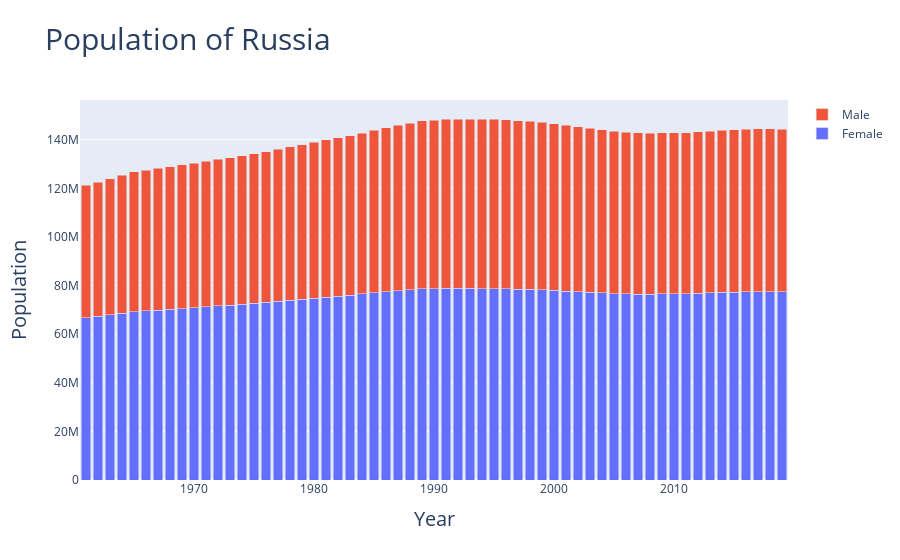

The cell this chart's notebook holds for it:
### Code cell
russia_fe_population = [66796030.0, 67403904.0, 68022910.0, 68657512.0, 69309485.0, 69600772.0, 69903772.0, 70218208.0, 
                        70544418.0, 70882181.0, 71236341.0, 71600962.0, 71971605.0, 72338525.0, 72697052.0, 73138343.0, 
                        73570204.0, 73997784.0, 74428151.0, 74871110.0, 75293024.0, 75693627.0, 76073678.0, 76569238.0, 
                        77069777.0, 77512558.0, 77931654.0, 78313902.0, 78662015.0, 78703457.0, 78863097.0, 78895470.0, 
                        78828710.0, 78791977.0, 78776519.0, 78673971.0, 78567094.0, 78471510.0, 78275119.0, 78003730.0, 
                        77741908.0, 77462311.0, 77192724.0, 76961036.0, 76738888.0, 76548836.0, 76469027.0, 76477539.0, 
                        76535797.0, 76600057.0, 76684367.0, 76832143.0, 77008973.0, 77184758.0, 77337012.0, 77468056.0, 
                        77546481.0, 77529366.0, 77465163.0
                       ]

russia_ma_population = [54439970.0, 55187096.0, 55937090.0, 56687488.0, 57435515.0, 57867228.0, 58292228.0, 58709792.0, 
                        59119582.0, 59521819.0, 59918659.0, 60308038.0, 60697395.0, 61093475.0, 61502948.0, 62008657.0, 
                        62529796.0, 63062216.0, 63598849.0, 64138890.0, 64647976.0, 65129373.0, 65594322.0, 66175762.0, 
                        66788223.0, 67381442.0, 67976346.0, 68543098.0, 69058985.0, 69265950.0, 69531119.0, 69642727.0, 
                        69630067.0, 69615935.0, 69599268.0, 69486158.0, 69348267.0, 69199274.0, 68939657.0, 68593139.0, 
                        68234574.0, 67844186.0, 67455894.0, 67106280.0, 66779926.0, 66500801.0, 66336087.0, 66264827.0, 
                        66249552.0, 66249411.0, 66276541.0, 66369578.0, 66498022.0, 66634908.0, 66759858.0, 66874340.0, 
                        66950259.0, 66948494.0, 66908372.0
]

fig5 = go.Figure(go.Bar(x=x, y=russia_fe_population, name='Female'))
fig5.add_trace(go.Bar(x=x, y=russia_ma_population, name='Male'))

fig5.update_layout(barmode='stack', xaxis = dict(title='Year', titlefont_size=20),
                  yaxis = dict(title='Population', titlefont_size=20), title = "Population of Russia", titlefont_size=30)
fig5.show()
